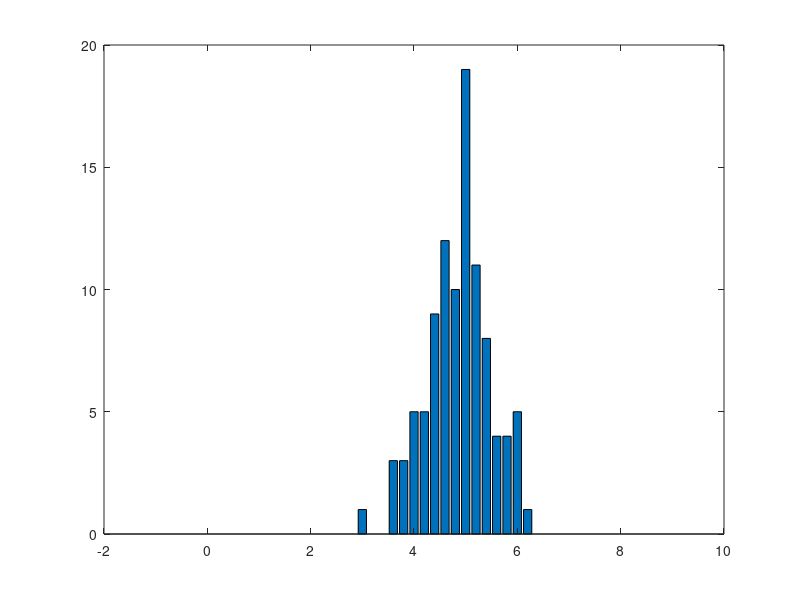

Source code (MATLAB):
clear all

pdf = @(x,mu,var) 1/sqrt(2*pi*var)*exp(-0.5*(x-mu)^2/(2*var));

M = 10;
N = 20;

tic

ncol = 5*M;
x = linspace(0,M,ncol+1);
y = zeros(1,ncol);
n = 100;

for j = 1:n
    for i = 1:N
        Y(i) = M*rand();
    end
    A(j) = 1/N*sum(Y);
    for i = 1:ncol+1
        if(A(j)>=x(i) && A(j)<x(i+1))
            y(i) += 1;
        end
    end
end

toc

bar(x(1:end-1),y);
